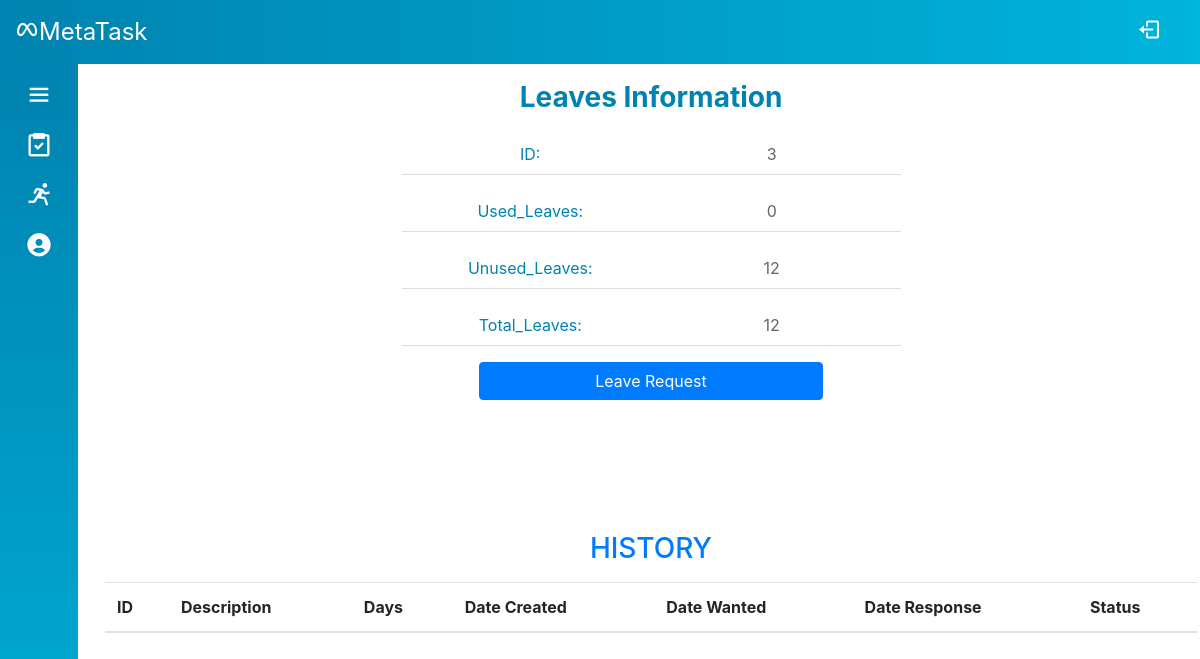
Screenshot of /Source/mvc/index.php?controller=leave&action=index (signed in) with the database file from the repository.
### tables this page shows
CREATE TABLE `leave_info` (
  `person_id` int(6) UNSIGNED NOT NULL,
  `used_leaves` tinyint(3) UNSIGNED DEFAULT 0,
  `total_leaves` tinyint(3) UNSIGNED DEFAULT 12
);

### Source/mvc/controllers/base_controller.php (called while the page is built, shortened)
<?php
    class BaseController {
        protected $name;
        public function render($view, $data = array()) {
            extract($data);
            require_once('views/' .$this->name . '/' . $view . '.php');
            require_once('views/layout/template.php');
        }
    }
?>

### Source/mvc/controllers/leave_controller.php (called while the page is built, shortened)
<?php
require_once('models/Leave.php');
require_once('base_controller.php');
class LeaveController extends BaseController
{
    public function index()
    {
        $leave = Leave::get($_SESSION['id']);
        $leavesRecord = Leave::getRecord($_SESSION['id']);
        $data = array('leave' => $leave, 'leaves_record' => $leavesRecord);
        $this->render('index', $data);
    }
}

### Source/mvc/route.php (called while the page is built, shortened)
<?php
$obj = new $className();
$obj->$action();

### Source/mvc/index.php (called while the page is built, shortened)
<?php
require_once('route.php');

### Source/mvc/models/Leave.php (called while the page is built, shortened)
<?php
class Leave
{
    public function __construct(
        $id,
        $used_leaves,
        $total_leaves,
    ) {
        $this->id = $id;
        $this->used_leaves = $used_leaves;
        $this->total_leaves = $total_leaves;
    }
    public static function get($id)
    {
        $sql = "select * from leave_info where person_id = :id";
        $conn = DB::getConnection();
        $stm = $conn->prepare($sql);
        $stm->execute(array('id' => $id));
        if ($item = $stm->fetch()) {
            return new Leave($item['person_id'], $item['used_leaves'], $item['total_leaves']);
        }
        return null;
    }
}

### Source/mvc/views/leave/index.php (the view, shortened to what this page needs)
<?php
$s = $data['leave'];
?>
<div class="container-fluid">
    <div class="row">
        <div class="col-12 col-md-6 offset-md-3 mb-5">
            <div class="profile-info">
                <div class="info-header">Leaves Information</div>
                <div class="info-body">
                    <ul class="info-list">
                        <li class="row">
                            <div class="col-12 col-md-6 text-center info-label">
                                ID:
                            </div>
                            <div class="col-12 col-md-6 text-center info-content" id="personID">
                                <?= $s->id ?>
                            </div>
                        </li>
                        <li class="row">
                            <div class="col-12 col-md-6 text-center info-label">Used_Leaves:</div>
                            <div class="col-12 col-md-6 text-center info-content">
                                <?= $s->used_leaves ?>
                            </div>
                        </li>
                        <li class="row">
                            <div class="col-12 col-md-6 text-center info-label">Unused_Leaves:</div>
                            <div class="col-12 col-md-6 text-center info-content">
                                <?= $s->total_leaves - $s->used_leaves ?>
                            </div>
                        </li>
                        <li class="row">
                            <div class="col-12 col-md-6 text-center info-label">Total_Leaves:</div>
                            <div class="col-12 col-md-6 text-center info-content">
                                <?= $s->total_leaves ?>
                            </div>
                        </li>
                    </ul>
                    <div class="row">
                        <div class="col-12 col-md-8 offset-md-2 text-center">
                            <button data-toggle="modal" data-target="#leave-request-modal" class="btn btn-primary btn-block" id="leave-request-btn">Leave Request</button>
                        </div>
                    </div>
                </div>
            </div>
        </div>
    </div>
</div>
<div class="container-fluid mt-5">
    <div class="text-primary text-center mb-3">
        <h3>HISTORY</h3>
    </div>
    <table class="table-responsive-sm table table-hover">
        <thead>
            <tr>
                <th>ID</th>
                <th>Description</th>
                <th>Days</th>
                <th>Date Created</th>
                <th>Date Wanted</th>
                <th>Date Response</th>
                <th>Status</th>
            </tr>
        </thead>
    </table>
</div>

### Source/mvc/style.css (style rules this page uses)
* { padding: 0; margin: 0; box-sizing: border-box; list-style-type: none; }
body { position: relative; min-height: 100vh; width: 100%; }
.profile-info, .profile-img { height: 360px; }
.modal .modal-header .modal-title, .profile-info .info-header { text-align: center; font-size: 28px; font-weight: 700; color: #0083b0; }
.profile-info .info-list li { margin: 16px; padding: 8px; border-bottom: 1px solid #ddd; }
.profile-info .info-list .info-label { color: #0083b0; }
.profile-info .info-list .info-content { color: #666; }

### rows the page displays
leave_info: person_id "3", used_leaves "0", $s->total_leaves-$s->used_leaves "12", total_leaves "12"
